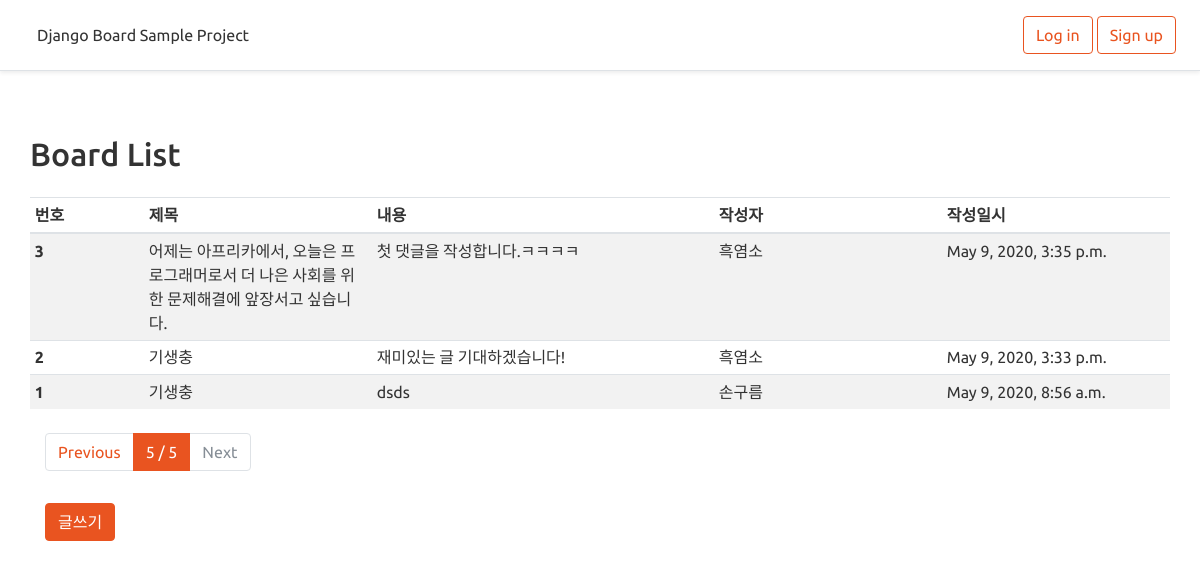
Page /board/?p=5 on the committed database.
### board/models.py (models this page shows, shortened)
class NewBoard(models.Model):
    title = models.CharField(
        max_length=128,
        verbose_name='제목'
    )
    content = models.TextField(
        verbose_name='내용'
    )
    writer = models.ForeignKey(
        'new_user.NewUser',
        on_delete=models.SET_NULL,
        null=True,
        verbose_name='작성자'
    )
    reg_date = models.DateTimeField(
        auto_now_add=True,
        verbose_name='작성시간'
    )
    class Meta:
        db_table = 'new_community_board'
        verbose_name='뉴 커뮤니티 게시글'
        verbose_name_plural = '뉴 커뮤니티 게시글 모음'

### new_user/models.py (models this page shows)
class NewUser(models.Model):
    username = models.CharField(max_length=32, verbose_name='사용자명')
    useremail = models.EmailField(max_length=64, verbose_name='사용자 이메일')
    password = models.CharField(max_length=64, verbose_name='비밀번호')
    reg_date = models.DateTimeField(auto_now_add=True, verbose_name='가입시간')
    def __str__(self):
        return self.username
    class Meta:
        db_table = 'newcommunity_user'
        verbose_name = '새 커뮤니티 사용자'
        verbose_name_plural = '새 커뮤니티 사용자 모음'

### board/views.py (the view)
# urls.py: path('', views.board),
def board(request):
    all_boards = NewBoard.objects.all().order_by('-id')
    page = int(request.GET.get('p', 1))
    paginator = Paginator(all_boards, 3)    # num per page
    boards = paginator.get_page(page)
    return render(request, 'list.html', {'boards' : boards})

### board/templates/list.html (shortened to what this page needs)
{% extends "base.html" %}
{% block contents %}
<div class="row">
    <h2 class="mt-5">Board List</h2>
    <div class="table-responsive mt-3">
        <table class="table table-striped table-sm">
            <thead>
                <tr>
                    <th style="width:10%;">번호</th>
                    <th style="width:20%;">제목</th>
                    <th style="width:30%;">내용</th>
                    <th style="width:20%;">작성자</th>
                    <th style="width:20%;">작성일시</th>
                </tr>
            </thead>
            <tbody>
                {% for board in boards %}
                <tr>
                    <th scope="row">{{ board.id }}</th>
                    <td>{{ board.title }}</td>
                    <td>{{ board.content }}</td>
                    <td>{{ board.writer }}</td>
                    <td>{{ board.reg_date }}</td>
                </tr>
                {% endfor %}
            </tbody>
        </table>
    </div>
</div>
<div class="row mt-2" style="margin-bottom:100px;">
    <div class=col-12>
        <nav aria-label="...">
            <ul class="pagination">
                {% if boards.has_previous %}
                <li class="page-item">
                    <a class="page-link" href="?p={{ boards.previous_page_number }}" tabindex="-1" aria-disabled="true">
                        Previous
                    </a>
                </li>
                {% else %}
                <li class="page-item disabled">
                    <a class="page-link" href="#" tabindex="-1" aria-disabled="true">
                        Previous
                    </a>
                </li>
                {% endif %}
                <li class="page-item active" aria-current="page">
                    <a class="page-link">
                        {{ boards.number }} / {{ boards.paginator.num_pages }}
                    </a>
                </li>
                {% if boards.has_next %}
                <li class="page-item">
                    <a class="page-link" href="?p={{ boards.next_page_number }}">Next</a>
                </li>
                {% else %}
                <li class="page-item disabled">
                    <a class="page-link" href="#">Next</a>
                </li>
                {% endif %}
            </ul>
        </nav>
        <button type="submit" class="btn btn-primary mt-3" onclick="location.href='/board/write'">글쓰기</button>
    </div>
</div>
{%  endblock %}

### rows in the picture
NewBoard: id "3", title "어제는 아프리카에서, 오늘은 프로그래머로서 더 나은 사회를 위한 문제해결에 앞장서고 싶습니다.", content "첫 댓글을 작성합니다.ㅋㅋㅋㅋ", writer "흑염소", reg_date "May 9, 2020, 3:35 p.m."
NewBoard: id "2", title "기생충", content "재미있는 글 기대하겠습니다!", writer "흑염소", reg_date "May 9, 2020, 3:33 p.m."
NewBoard: id "1", title "기생충", content "dsds", writer "손구름", reg_date "May 9, 2020, 8:56 a.m."

### other values in the picture
{{ boards.number }} "5"
{{ boards.paginator.num_pages }} "5"
